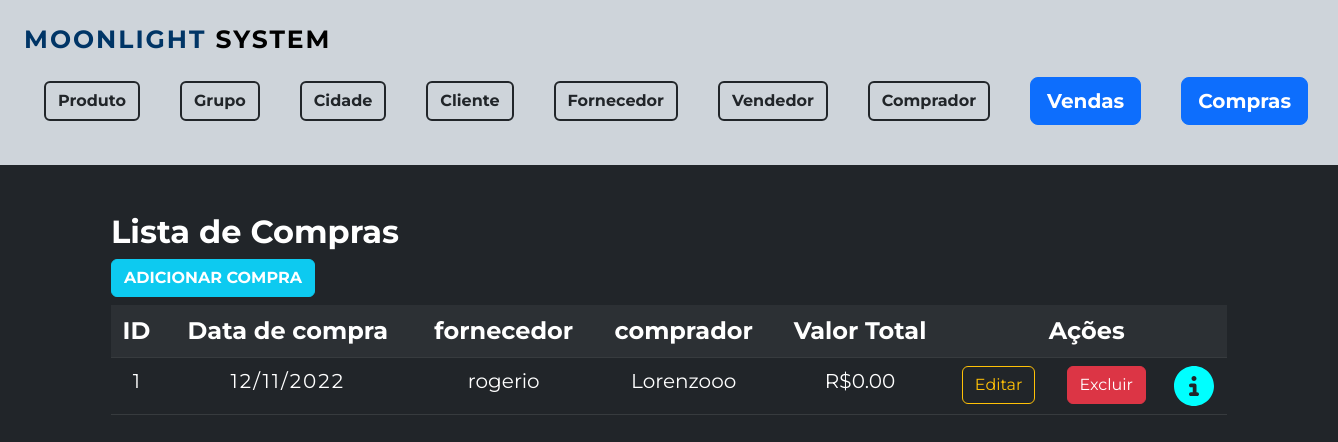
The page /compra/formListaCompra.php on the database as committed earlier.
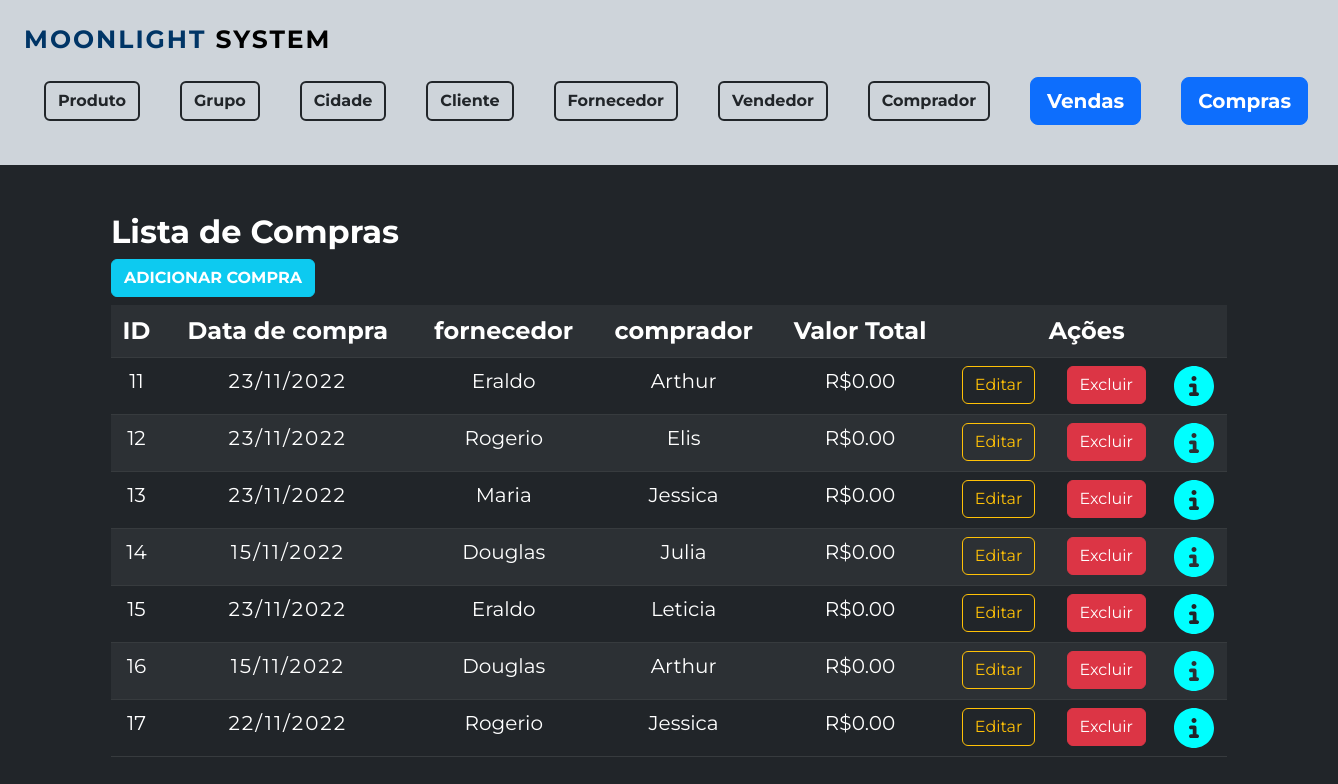
The same page on the database as committed later.
### tables this page shows
CREATE TABLE `tb_compra` (
  `id_compra` int(11) NOT NULL,
  `dt_compra` date NOT NULL,
  `fk_id_fornecedor` int(11) NOT NULL,
  `fk_id_comprador` int(11) NOT NULL,
  `vl_total` float(9,2) DEFAULT NULL
);

CREATE TABLE `tb_fornecedor` (
  `id_fornecedor` int(11) NOT NULL,
  `nm_fornecedor` varchar(55) DEFAULT NULL,
  `cnpj_fornecedor` varchar(20) DEFAULT NULL,
  `fk_id_cidade` int(11) NOT NULL
);

CREATE TABLE `tb_comprador` (
  `id_comprador` int(11) NOT NULL,
  `nm_comprador` varchar(50) NOT NULL
);

### compra/formListaCompra.php (the view, shortened to what this page needs)
<?php
include '../formMenu.php';
include '../conexao/conecta.php';
$sql="SELECT com.id_compra, com.dt_compra, forn.nm_fornecedor, pra.nm_comprador, com.vl_total FROM tb_compra com
INNER JOIN tb_fornecedor forn ON forn.id_fornecedor=com.fk_id_fornecedor INNER JOIN tb_comprador pra ON pra.id_comprador=com.fk_id_comprador";
$resultado= mysqli_query($conexao,$sql);
?>
<div class="container pt-5">
<h2 class="fw-bold"> Lista de Compras</h2>
<a class="btn btn-info mb-2 text-white fw-bold" href="formEditaCompra.php">ADICIONAR COMPRA</a>
	<table class="table table-striped table-dark container text-center">
		<tr class="fs-4">
			<th>ID </th>
			<th>Data de compra</th>
			<th>fornecedor</th>
			<th>comprador</th>
			<th>Valor Total</th>
			<th colspan="3" class="text-center">Ações</th>
		</tr>
		<?php
			while ( $item=mysqli_fetch_array($resultado)) {
				echo "<tr class='fs-5'>";
					echo "<td> $item[id_compra] </td>";
					$novaData = date("d/m/Y", strtotime($item['dt_compra']));
					echo "<td class='date'> $novaData </td>";
					echo "<td> $item[nm_fornecedor] </td>";
					echo "<td> $item[nm_comprador] </td>";
					echo "<td> R$$item[vl_total] </td>";
					echo "<td><a href='formEditaCompra.php?id=$item[id_compra]' class='btn btn-outline-warning'>Editar</a></td>";
					echo "<td><a href='formExcluirCompra.php?id=$item[id_compra]' class='btn btn-danger'>Excluir</a></td>";
					echo "<td>";
					echo "<a href='../compra1/detalheCompra.php?id=$item[id_compra]'><img src='../img/circle-info-solid.svg' alt='Detalhes' title='Detalhes' width='40'>";
					echo "</td>";
				echo "</tr>";
			}
	?>
	</table>
</div>

Rows that differ between the two databases and show on the page:
no longer on this page (row unchanged): tb_compra: id_compra "1", dt_compra "12/11/2022", tb_fornecedor.nm_fornecedor "rogerio", tb_comprador.nm_comprador "Lorenzooo", vl_total "0.00"
added tb_compra: id_compra "11", dt_compra "23/11/2022", tb_fornecedor.nm_fornecedor "Eraldo", tb_comprador.nm_comprador "Arthur", vl_total "0.00"
added tb_compra: id_compra "12", dt_compra "23/11/2022", tb_fornecedor.nm_fornecedor "Rogerio", tb_comprador.nm_comprador "Elis", vl_total "0.00"
added tb_compra: id_compra "13", dt_compra "23/11/2022", tb_fornecedor.nm_fornecedor "Maria", tb_comprador.nm_comprador "Jessica", vl_total "0.00"
added tb_compra: id_compra "14", dt_compra "15/11/2022", tb_fornecedor.nm_fornecedor "Douglas", tb_comprador.nm_comprador "Julia", vl_total "0.00"
added tb_compra: id_compra "15", dt_compra "23/11/2022", tb_fornecedor.nm_fornecedor "Eraldo", tb_comprador.nm_comprador "Leticia", vl_total "0.00"
added tb_compra: id_compra "16", dt_compra "15/11/2022", tb_fornecedor.nm_fornecedor "Douglas", tb_comprador.nm_comprador "Arthur", vl_total "0.00"
added tb_compra: id_compra "17", dt_compra "22/11/2022", tb_fornecedor.nm_fornecedor "Rogerio", tb_comprador.nm_comprador "Jessica", vl_total "0.00"
